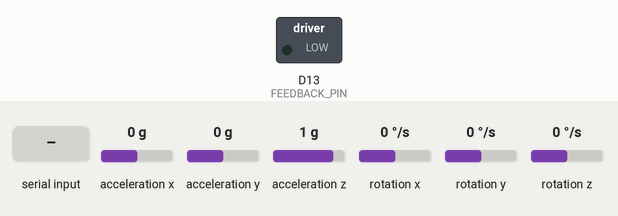
The sketch below on a simulated Arduino Nano 33 BLE. Parts: switched loads named in the sketch (green lamp = pin HIGH). The inputs (shaded band) are chosen by the test bench; at power-on: acceleration x 0 g, acceleration y 0 g, acceleration z 1 g, rotation x 0 °/s, rotation y 0 °/s, rotation z 0 °/s. What the sketch prints to the serial monitor is not drawn.

Above: at 1.2 s.
1.3 s: "@ALERT,ALERT\n" received over Serial
At 2.3 s:
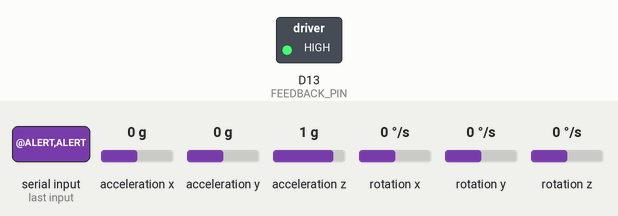
9.3 s: "@ALERT,WARN\n" received over Serial
At 11.0 s:
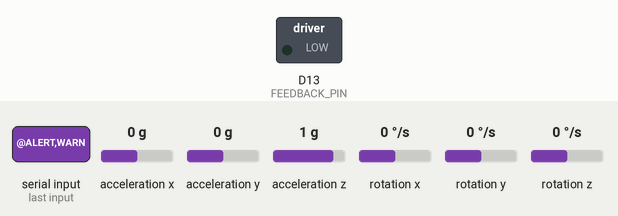
Timing chart, 0 to 12.5 s (numbered marks = the images above; inputs shaded):
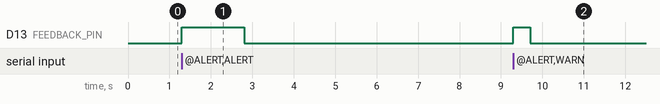

The sketch:

nano_33_ble_sense_rev2_sender.ino
```cpp
#include "Arduino_BMI270_BMM150.h"

// Ready-to-upload sender for Arduino Nano 33 BLE Sense Rev2.
// Only the waist-mounted BMI270 accelerometer/gyroscope channels are sent.
// Output follows IMU data-ready events; configure a driver/ODR supporting
// 200 Hz when that capture target is required.

constexpr unsigned long BAUD_RATE = 460800;
constexpr unsigned long PERIOD_US = 5000;
constexpr int FEEDBACK_PIN = LED_BUILTIN;  // Replace with a motor/buzzer driver input pin.
uint32_t previousMicros = 0;
uint64_t elapsedMicros = 0;
uint32_t sequence = 0;
unsigned long feedbackUntilMs = 0;
String incomingFeedback;

uint16_t crc16(const String &payload) {
  uint16_t crc = 0xFFFF;
  for (size_t index = 0; index < payload.length(); ++index) {
    crc ^= static_cast<uint16_t>(payload[index]) << 8;
    for (int bit = 0; bit < 8; ++bit) {
      crc = (crc & 0x8000) ? static_cast<uint16_t>((crc << 1) ^ 0x1021) : static_cast<uint16_t>(crc << 1);
    }
  }
  return crc;
}

void setup() {
  Serial.begin(BAUD_RATE);
  while (!Serial) {}
  pinMode(FEEDBACK_PIN, OUTPUT);
  if (!IMU.begin()) {
    Serial.println("#ERROR,IMU_INIT_FAILED");
    while (true) {}
  }
}

void serviceFeedback() {
  while (Serial.available()) {
    char character = static_cast<char>(Serial.read());
    if (character == '\n') {
      if (incomingFeedback.startsWith("@ALERT,ALERT")) {
        feedbackUntilMs = millis() + 1500;
      } else if (incomingFeedback.startsWith("@ALERT,WARN")) {
        feedbackUntilMs = millis() + 400;
      }
      incomingFeedback = "";
    } else if (incomingFeedback.length() < 128) {
      incomingFeedback += character;
    }
  }
  digitalWrite(FEEDBACK_PIN, millis() < feedbackUntilMs ? HIGH : LOW);
}

void loop() {
  serviceFeedback();
  uint32_t now = micros();
  uint32_t delta = now - previousMicros;
  if (delta < PERIOD_US || !IMU.accelerationAvailable() || !IMU.gyroscopeAvailable()) {
    return;
  }
  previousMicros = now;
  elapsedMicros += delta;
  float ax, ay, az, gx, gy, gz;
  IMU.readAcceleration(ax, ay, az);
  IMU.readGyroscope(gx, gy, gz);
  String payload = "@IMU," + String(sequence++) + "," + String(elapsedMicros / 1000000.0, 4) + "," +
    String(ax, 5) + "," + String(ay, 5) + "," + String(az, 5) + "," +
    String(gx, 4) + "," + String(gy, 4) + "," + String(gz, 4);
  char crcText[5];
  snprintf(crcText, sizeof(crcText), "%04X", crc16(payload));
  Serial.print(payload);
  Serial.print("*");
  Serial.println(crcText);
}
```

Measured:
- after the input at 1.3 s, D13 (FEEDBACK_PIN): LOW → HIGH at once, → LOW 1.5 s later
- after the input at 9.3 s, D13 (FEEDBACK_PIN): LOW → HIGH at once, → LOW 0.40 s later
